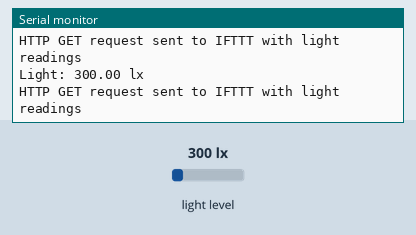
A sketch run on a simulated Arduino MKR. Parts: the last lines printed to the serial monitor. The inputs (shaded band) are chosen by the test bench; at power-on: light level 300 lx. WiFi joins after 1.5 s; servers stay silent unless stated; web services answer with replies made up by the test bench.

Above: at 2.9 s.
3.0 s: light level set to 40 lx
At 4.3 s:
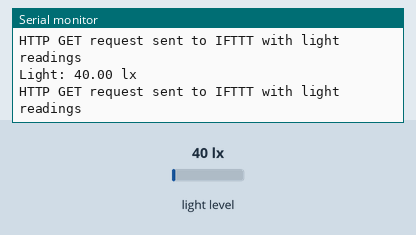
4.5 s: light level set to 500 lx
At 5.6 s:
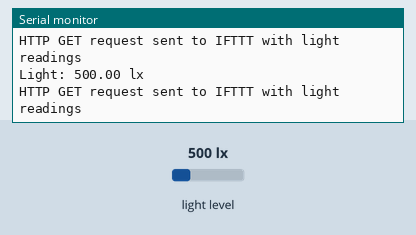
Timing chart, 0 to 7.5 s (numbered marks = the images above; inputs shaded):
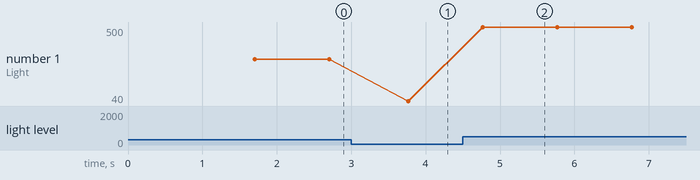

Measured:
- after the input at 3.0 s, the serial monitor: prints a new line after 0.77 s (image 1)
- after the input at 4.5 s, the serial monitor: prints a new line after 0.27 s (image 2)
- plotted number 1: 300 → 40 after the input at 3.0 s, 40 → 500 after the input at 4.5 s

The sketch:

Sunglight_reading_BH1750.ino
```cpp
#include <Wire.h>
#include <BH1750.h>
#include <WiFiNINA.h>

// WiFi credentials
char ssid[] = "S22Nisal";
char pass[] = "nisal2004";

// IFTTT Webhooks configuration
char HOST_NAME[] = "maker.ifttt.com";
String PATH_NAME = "https://maker.ifttt.com/trigger/light_readings/with/key/PwZS4Xw-FXkukWG8TRCaV"; // Updated Webhooks URL
String queryString = "?value1="; // Query parameters for light readings

WiFiClient client;

BH1750 lightMeter;

void setup() {

  Serial.begin(9600);
  while (!Serial);

  // Initialize the I2C bus and BH1750 sensor
  Wire.begin();
  lightMeter.begin();

  // Connect to WiFi
  WiFi.begin(ssid, pass);
  while (WiFi.status() != WL_CONNECTED) {
    delay(500);
    Serial.print(".");
  }
  Serial.println("WiFi connected");

  // Connect to IFTTT server
  if (client.connect(HOST_NAME, 80)) {
    Serial.println("Connected to IFTTT server");
  } else {
    Serial.println("Connection to IFTTT server failed");
  }
}

void loop() {
  // Read light level from BH1750 sensor
  float lux = lightMeter.readLightLevel();
  Serial.print("Light: ");
  Serial.print(lux);
  Serial.println(" lx");

  // Send HTTP request to IFTTT with light readings
  sendIFTTTEvent(PATH_NAME + queryString + String(lux));

  delay(1000); // Send readings every  second

}

void sendIFTTTEvent(String path) {
  // Send HTTP request to IFTTT Webhooks
  if (client.connected()) {
    client.println("GET " + path + " HTTP/1.1");
    client.println("Host: " + String(HOST_NAME));
   // client.println("Connection: close");
    client.println();
    Serial.println("HTTP GET request sent to IFTTT with light readings");
  } else {
    Serial.println("Failed to send HTTP GET request to IFTTT");
  }
}
```
